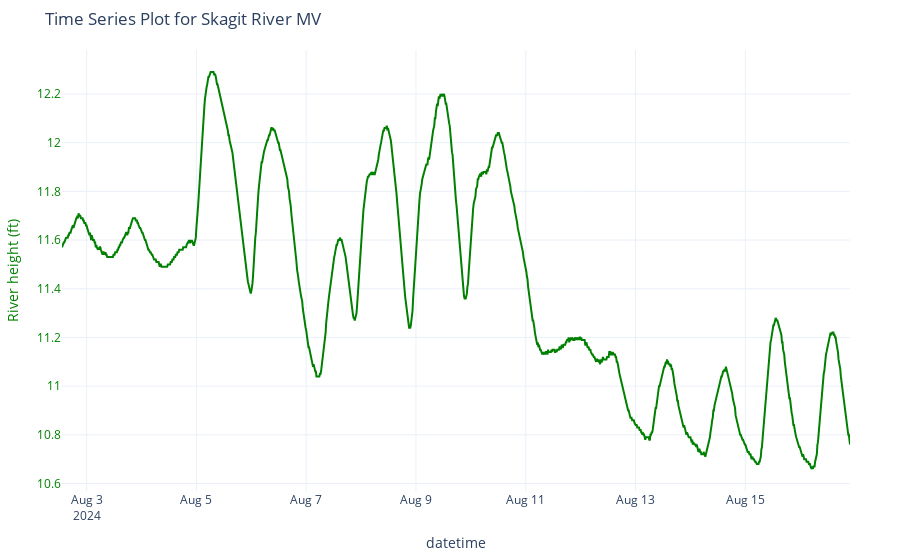

Notebook source saved alongside this figure:
### Code cell
# Filter the DataFrame for River at MV
skagit_river_mv = df1[(df1['site_name'] == "SKAGIT RIVER NEAR MOUNT VERNON, WA") & 
                 (df1['variable_name'] == "Gage height, ft")]
# Create a Plotly figure
fig1 = go.Figure()

# Add Level: Elevation trace
fig1.add_trace(go.Scatter(
    x=skagit_river_mv['datetime'],
    y=skagit_river_mv['value'],
    mode='lines',
    name='River height (ft)',
    line=dict(color='green'),
    yaxis='y1'
))


# Update the layout to increase the height of the plot and move the legend
fig1.update_layout(
    title='Time Series Plot for Skagit River MV',
    xaxis=dict(title='datetime'),
    yaxis=dict(
        title='River height (ft)',
        titlefont=dict(color='green'),
        tickfont=dict(color='green'),
    ),
    
    legend=dict(
        x=1,  # Position the legend at the far right
        y=1,  # Position the legend at the top
        xanchor='right',  # Anchor the legend's right side to the (x, y) position
        yanchor='top'  # Anchor the legend's top side to the (x, y) position
    ),
    margin=dict(l=50, r=50, t=50, b=50),
    height=600,  # Set the height to 400 pixels (approximately 4 inches)
    template='plotly_white'
)

# Show the plot
fig1.show()

### Figure 1 — Plotly figure (JSON) as saved in the notebook; plotly's stock layout.template omitted (floating-point values rounded to 4 significant figures; data arrays with more than 128 entries replaced by an {"elided": "..."} marker saying what was removed)
{"data": [{"line": {"color": "green"}, "mode": "lines", "name": "River height (ft)", "type": "scatter", "x": {"elided": "1379 str values"}, "y": {"elided": "1379 float values"}, "yaxis": "y"}], "layout": {"autosize": true, "legend": {"x": 1, "xanchor": "right", "y": 1, "yanchor": "top"}, "margin": {"b": 50, "l": 50, "r": 50, "t": 50}, "title": {"text": "Time Series Plot for Skagit River MV"}, "xaxis": {"autorange": true, "range": ["2024-08-02 13:15", "2024-08-16 21:45"], "title": {"text": "datetime"}, "type": "date"}, "yaxis": {"autorange": true, "range": [10.57, 12.38], "tickfont": {"color": "green"}, "title": {"font": {"color": "green"}, "text": "River height (ft)"}, "type": "linear"}}}
